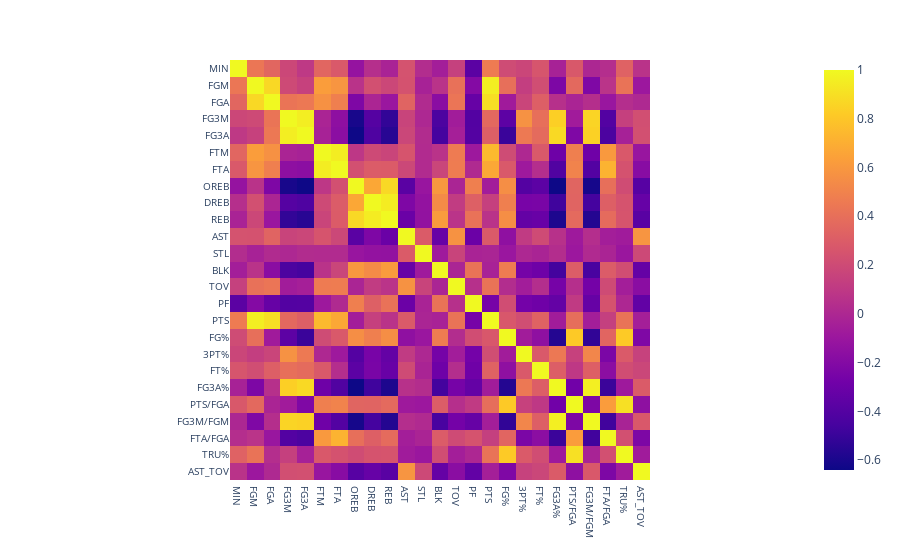

The code cell stored with this chart in its notebook:
### Markdown cell above
## Which player stats are correlated with each other?

### Code cell
data_per_min = data.groupby(['PLAYER', 'PLAYER_ID', 'Year'])[total_cols].sum().reset_index()

for col in data_per_min.columns[4:]:
    data_per_min[col] = data_per_min[col]/data_per_min['MIN']

data_per_min['FG%'] = data_per_min['FGM']/data_per_min['FGA']
data_per_min['3PT%'] = data_per_min['FG3M']/data_per_min['FG3A']
data_per_min['FT%'] = data_per_min['FTM']/data_per_min['FTA']
data_per_min['FG3A%'] = data_per_min['FG3A']/data_per_min['FGA']
data_per_min['PTS/FGA'] = data_per_min['PTS']/data_per_min['FGA']
data_per_min['FG3M/FGM'] = data_per_min['FG3M']/data_per_min['FGM']
data_per_min['FTA/FGA'] = data_per_min['FTA']/data_per_min['FGA']
data_per_min['TRU%'] = 0.5 * data_per_min['PTS']/(data_per_min['FGA'] + 0.475 * data_per_min['FTA'])
data_per_min['AST_TOV'] = data_per_min['AST']/data_per_min['TOV']

data_per_min = data_per_min[data_per_min['MIN'] >= 50]
data_per_min.drop(columns='PLAYER_ID', inplace=True)

fig = px.imshow(data_per_min.select_dtypes(include=["number"]).corr())
fig.update_xaxes(tickfont=dict(size=10))
fig.update_yaxes(tickfont=dict(size=10))
fig.show()

### Figure 1 — Plotly figure (JSON) as saved in the notebook; plotly's stock layout.template omitted (floating-point values rounded to 4 significant figures; data arrays with more than 128 entries replaced by an {"elided": "..."} marker saying what was removed)
{"data": [{"coloraxis": "coloraxis", "hovertemplate": "x: %{x}<br>y: %{y}<br>color: %{z}<extra></extra>", "name": "0", "type": "heatmap", "x": ["MIN", "FGM", "FGA", "FG3M", "FG3A", "FTM", "FTA", "OREB", "DREB", "REB", "AST", "STL", "BLK", "TOV", "PF", "PTS", "FG%", "3PT%", "FT%", "FG3A%", "PTS/FGA", "FG3M/FGM", "FTA/FGA", "TRU%", "AST_TOV"], "xaxis": "x", "y": ["MIN", "FGM", "FGA", "FG3M", "FG3A", "FTM", "FTA", "OREB", "DREB", "REB", "AST", "STL", "BLK", "TOV", "PF", "PTS", "FG%", "3PT%", "FT%", "FG3A%", "PTS/FGA", "FG3M/FGM", "FTA/FGA", "TRU%", "AST_TOV"], "yaxis": "y", "z": {"elided": "25x25 float values"}}], "layout": {"coloraxis": {"colorscale": [[0, "#0d0887"], [0.1111, "#46039f"], [0.2222, "#7201a8"], [0.3333, "#9c179e"], [0.4444, "#bd3786"], [0.5556, "#d8576b"], [0.6667, "#ed7953"], [0.7778, "#fb9f3a"], [0.8889, "#fdca26"], [1, "#f0f921"]]}, "margin": {"t": 60}, "xaxis": {"anchor": "y", "constrain": "domain", "domain": [0, 1], "scaleanchor": "y", "tickfont": {"size": 10}}, "yaxis": {"anchor": "x", "autorange": "reversed", "constrain": "domain", "domain": [0, 1], "tickfont": {"size": 10}}}}
